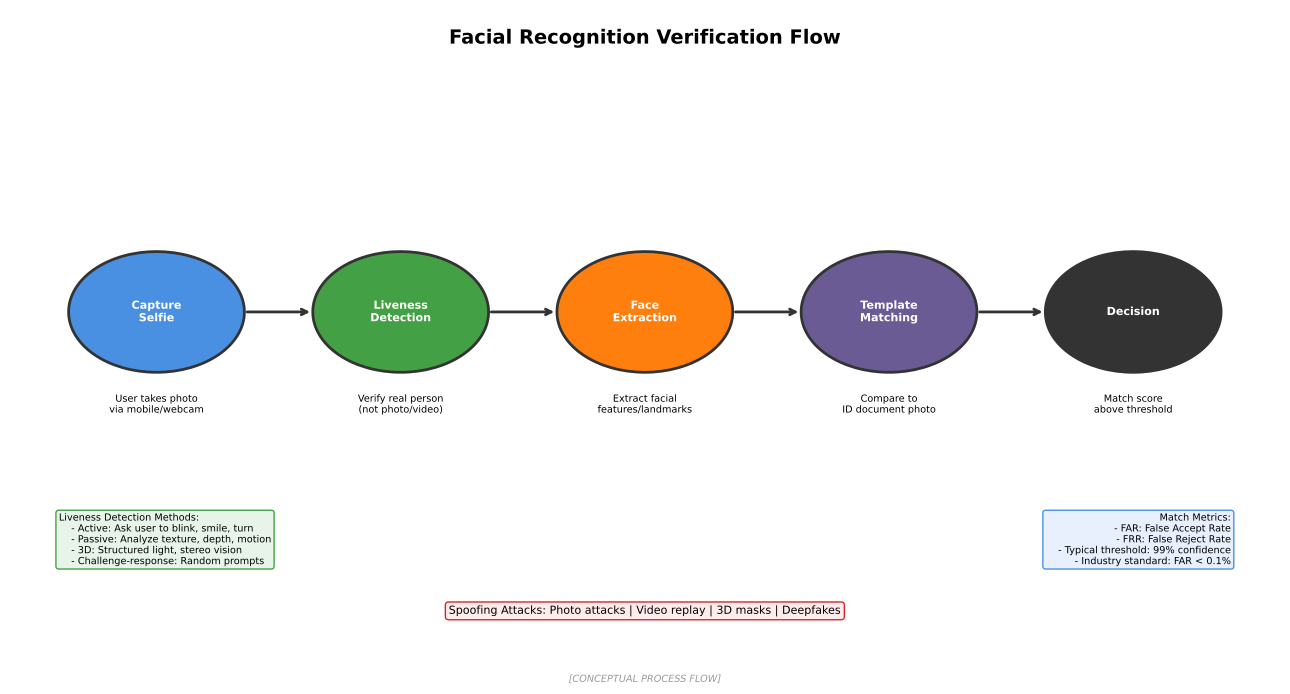

Reproduce this figure in Python.
"""
Facial Recognition Verification Flow
Shows how facial recognition works in identity verification

Output: facial_recognition_flow.pdf
Module: module_01_fintech
Lesson: 6 - Digital Identity
"""

from pathlib import Path
import matplotlib.pyplot as plt
import matplotlib.patches as mpatches
import numpy as np

CHART_METADATA = {
    'title': 'Facial Recognition Flow',
    'module': 'module_01_fintech',
    'lesson': 6,
    'url': 'https://github.com/Digital-AI-Finance/digital-finance/tree/main/module_01_fintech/figures/facial_recognition_flow'
}

plt.rcParams.update({
    'font.size': 10,
    'axes.labelsize': 10,
})

def create_chart():
    """Create facial recognition verification flow diagram"""
    fig, ax = plt.subplots(figsize=(13, 7))
    ax.set_xlim(0, 13)
    ax.set_ylim(0, 10)
    ax.axis('off')

    # Title
    ax.text(6.5, 9.5, 'Facial Recognition Verification Flow', fontsize=14, fontweight='bold', ha='center')

    # Flow steps (left to right)
    steps = [
        {'name': 'Capture\nSelfie', 'x': 1.5, 'y': 5.5, 'color': '#4A90E2',
         'desc': 'User takes photo\nvia mobile/webcam'},
        {'name': 'Liveness\nDetection', 'x': 4, 'y': 5.5, 'color': '#44A044',
         'desc': 'Verify real person\n(not photo/video)'},
        {'name': 'Face\nExtraction', 'x': 6.5, 'y': 5.5, 'color': '#FF7F0E',
         'desc': 'Extract facial\nfeatures/landmarks'},
        {'name': 'Template\nMatching', 'x': 9, 'y': 5.5, 'color': '#6B5B95',
         'desc': 'Compare to\nID document photo'},
        {'name': 'Decision', 'x': 11.5, 'y': 5.5, 'color': '#333333',
         'desc': 'Match score\nabove threshold'},
    ]

    for step in steps:
        # Circle
        circle = mpatches.Circle((step['x'], step['y']), 0.9, facecolor=step['color'],
                                  edgecolor='#333333', lw=2)
        ax.add_patch(circle)
        ax.text(step['x'], step['y'], step['name'], ha='center', va='center',
               fontsize=8, fontweight='bold', color='white')

        # Description
        ax.text(step['x'], step['y']-1.5, step['desc'], ha='center', fontsize=7)

    # Arrows between steps
    for i in range(len(steps)-1):
        ax.annotate('', xy=(steps[i+1]['x']-0.9, steps[i+1]['y']),
                   xytext=(steps[i]['x']+0.9, steps[i]['y']),
                   arrowprops=dict(arrowstyle='->', color='#333333', lw=2))

    # Liveness techniques
    liveness = """Liveness Detection Methods:
    - Active: Ask user to blink, smile, turn
    - Passive: Analyze texture, depth, motion
    - 3D: Structured light, stereo vision
    - Challenge-response: Random prompts"""

    ax.text(0.5, 2.5, liveness, fontsize=7, va='top',
           bbox=dict(boxstyle='round', facecolor='#E8F4EA', edgecolor='#44A044'))

    # Matching metrics
    metrics = """Match Metrics:
    - FAR: False Accept Rate
    - FRR: False Reject Rate
    - Typical threshold: 99% confidence
    - Industry standard: FAR < 0.1%"""

    ax.text(12.5, 2.5, metrics, fontsize=7, ha='right', va='top',
           bbox=dict(boxstyle='round', facecolor='#E8F0FE', edgecolor='#4A90E2'))

    # Attack vectors
    attacks = """Spoofing Attacks: Photo attacks | Video replay | 3D masks | Deepfakes"""
    ax.text(6.5, 1, attacks, ha='center', fontsize=8,
           bbox=dict(boxstyle='round', facecolor='#FEECEC', edgecolor='#D62728'))

    # Source
    fig.text(0.5, 0.02, '[CONCEPTUAL PROCESS FLOW]',
            fontsize=7, ha='center', style='italic', color='#999999')

    plt.tight_layout()

    output_path = Path(__file__).parent / 'facial_recognition_flow.pdf'
    plt.savefig(output_path, format='pdf', dpi=300, bbox_inches='tight')
    plt.close()
    print(f"Chart saved to: {output_path}")
    return output_path

if __name__ == '__main__':
    create_chart()
